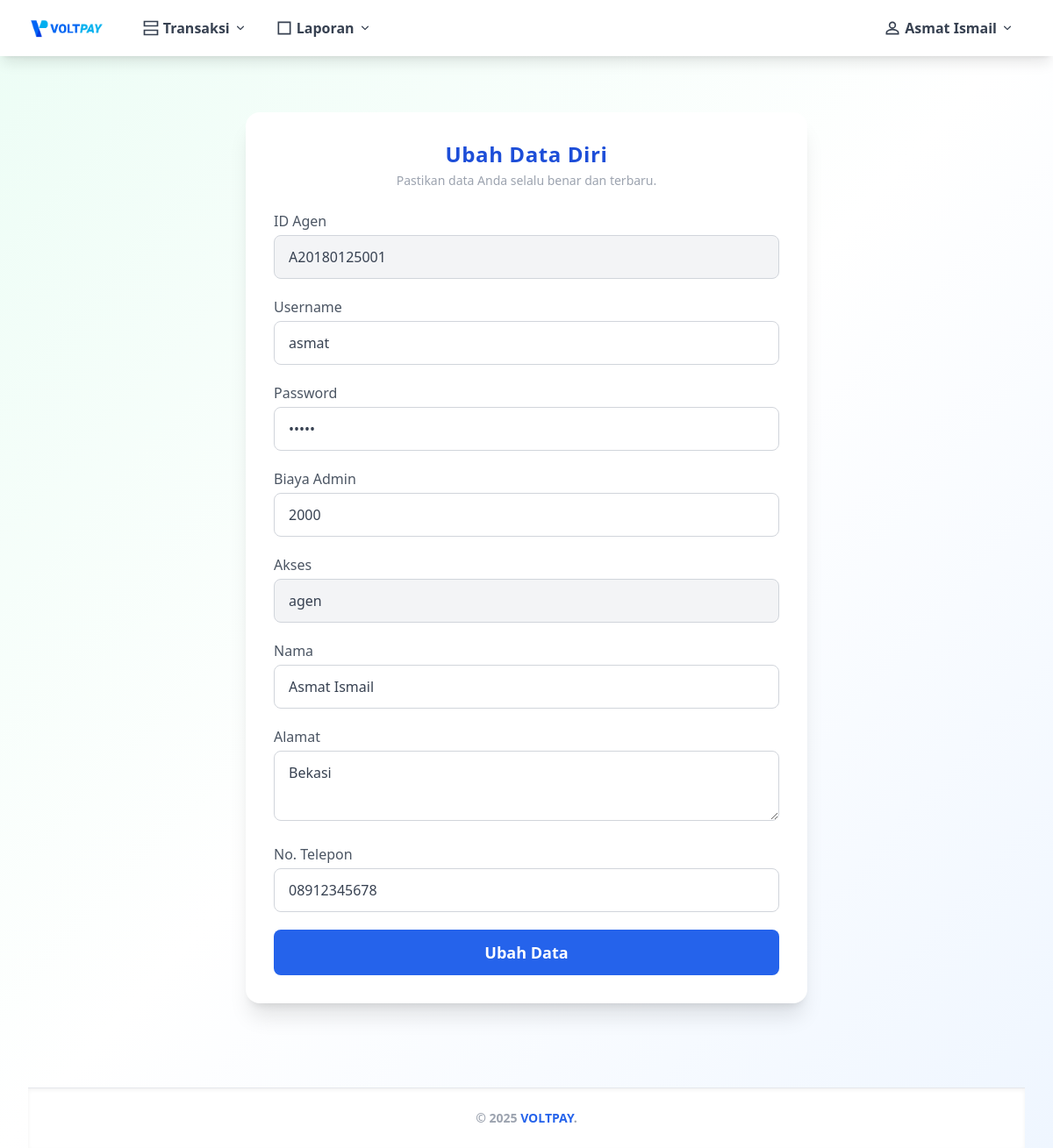
Screenshot of /agen/hal_utama.php?menu=profil (signed in) with the database file from the repository.
### tables this page shows
CREATE TABLE `agen` (
  `id_agen` varchar(12) NOT NULL,
  `nama` varchar(50) NOT NULL,
  `alamat` text NOT NULL,
  `no_telepon` varchar(15) NOT NULL,
  `saldo` double NOT NULL,
  `biaya_admin` double NOT NULL,
  `username` varchar(30) NOT NULL,
  `password` varchar(30) NOT NULL,
  `akses` varchar(20) NOT NULL
);

### library/fungsi.php (called while the page is built, shortened)
<?php
class oop{
    function caridata($table){
        global $koneksi;
        $sql = mysqli_fetch_array(mysqli_query($koneksi, "SELECT * FROM $table"));
        return $sql;
    }
}
?>

### agen/profil.php (the view, shortened to what this page needs)
<?php
$agen = $aksi->caridata("agen WHERE id_agen = '$_SESSION[id_agen]'");
?>
<!DOCTYPE html>
<html lang="id">
<head>
	<script src="https://cdn.tailwindcss.com"></script>
</head>
<body class="bg-gradient-to-br from-emerald-50 via-white to-blue-50 min-h-screen">
	<div class="max-w-2xl mx-auto py-12 px-2 sm:px-4">
		<div class="rounded-2xl shadow-xl bg-white p-6 sm:p-8">
			<h2 class="font-bold text-2xl mb-1 text-blue-700 tracking-wide text-center">Ubah Data Diri</h2>
			<div class="text-gray-400 mb-6 text-center text-sm">Pastikan data Anda selalu benar dan terbaru.</div>
			<form method="post" autocomplete="off" class="space-y-5">
				<div>
					<label for="idAgen" class="block text-gray-600 mb-1 font-medium">ID Agen</label>
					<input type="text" name="id" id="idAgen" class="w-full px-4 py-3 rounded-lg border border-gray-300 bg-gray-100 text-gray-700" value="<?php echo $agen['id_agen'] ?>" readonly>
				</div>
				<div>
					<label for="username" class="block text-gray-600 mb-1 font-medium">Username</label>
					<input type="text" name="username" id="username" class="w-full px-4 py-3 rounded-lg border border-gray-300 focus:ring-2 focus:ring-blue-400 focus:outline-none text-gray-700" value="<?php echo $agen['username'] ?>" required maxlength="30" placeholder="Username">
				</div>
				<div>
					<label for="password" class="block text-gray-600 mb-1 font-medium">Password</label>
					<input type="password" name="password" id="password" class="w-full px-4 py-3 rounded-lg border border-gray-300 focus:ring-2 focus:ring-blue-400 focus:outline-none text-gray-700" value="<?php echo $agen['password'] ?>" required maxlength="30" placeholder="Password">
				</div>
				<div>
					<label for="admin" class="block text-gray-600 mb-1 font-medium">Biaya Admin</label>
					<input type="text" name="admin" id="admin" class="w-full px-4 py-3 rounded-lg border border-gray-300 focus:ring-2 focus:ring-blue-400 focus:outline-none text-gray-700" value="<?php echo $agen['biaya_admin']; ?>" required maxlength="5" placeholder="Biaya Admin" onkeypress="return event.charCode >=48 && event.charCode <= 57">
				</div>
				<div>
					<label for="akses" class="block text-gray-600 mb-1 font-medium">Akses</label>
					<input type="text" name="akses" id="akses" class="w-full px-4 py-3 rounded-lg border border-gray-300 bg-gray-100 text-gray-700" value="<?php echo $agen['akses'] ?>" required readonly placeholder="Akses">
				</div>
				<div>
					<label for="nama" class="block text-gray-600 mb-1 font-medium">Nama</label>
					<input type="text" name="nama" id="nama" class="w-full px-4 py-3 rounded-lg border border-gray-300 focus:ring-2 focus:ring-blue-400 focus:outline-none text-gray-700" value="<?php echo $agen['nama'] ?>" required maxlength="50" placeholder="Nama">
				</div>
				<div>
					<label for="alamat" class="block text-gray-600 mb-1 font-medium">Alamat</label>
					<textarea name="alamat" id="alamat" class="w-full px-4 py-3 rounded-lg border border-gray-300 focus:ring-2 focus:ring-blue-400 focus:outline-none text-gray-700" style="height: 80px;" required placeholder="Alamat"><?php echo $agen['alamat']; ?></textarea>
				</div>
				<div>
					<label for="no" class="block text-gray-600 mb-1 font-medium">No. Telepon</label>
					<input type="text" name="no" id="no" class="w-full px-4 py-3 rounded-lg border border-gray-300 focus:ring-2 focus:ring-blue-400 focus:outline-none text-gray-700" value="<?php echo $agen['no_telepon']; ?>" required maxlength="15" placeholder="No. Telepon" onkeypress="return event.charCode >=48 && event.charCode <= 57">
				</div>
				<button type="submit" name="ubah" class="w-full py-3 rounded-lg bg-blue-600 hover:bg-blue-700 text-white font-semibold text-lg transition">Ubah Data</button>
			</form>
		</div>
	</div>
</body>
</html>

### rows the page displays
agen: id "A20180125001", username "asmat", admin "2000", akses "agen", nama "Asmat Ismail", alamat "Bekasi", no "08912345678"

### other values shown
$_SESSION['nama_agen'] "Asmat Ismail"
